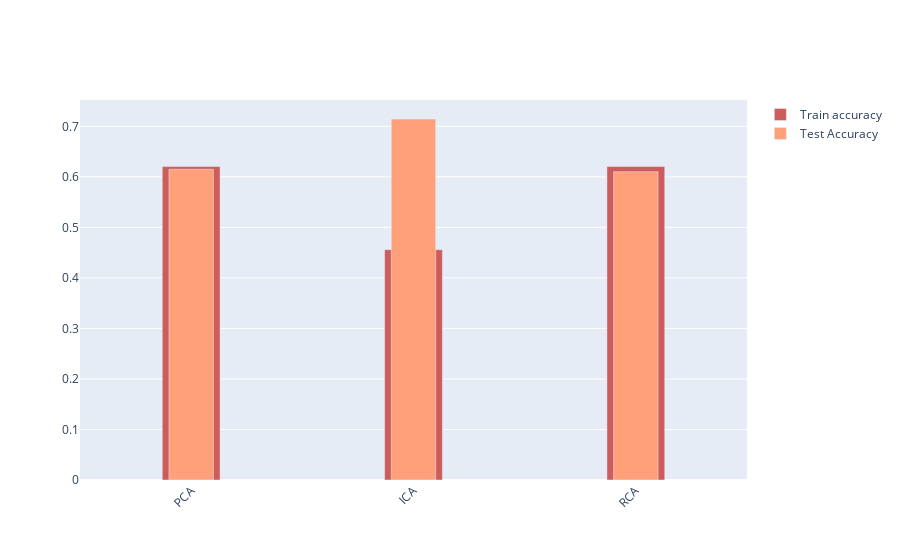

Notebook code for this chart:
### Code cell
import plotly.graph_objects as go

algos = ['PCA','ICA','RCA']

fig = go.Figure()
fig.add_trace(go.Bar(
    x=algos,
    y=[0.6204, 0.4559, 0.6204167],
    name='Train accuracy',
    marker_color='indianred', width=0.26
))
fig.add_trace(go.Bar(
    x=algos,
    y=[0.615, 0.7145, 0.610179],
    name='Test Accuracy',
    marker_color='lightsalmon',width=0.2, 
))

# Here we modify the tickangle of the xaxis, resulting in rotated labels.
fig.update_layout(barmode='overlay', xaxis_tickangle=-45)
fig.show()

### Figure 1 — Plotly figure (JSON) as saved in the notebook; plotly's stock layout.template omitted (floating-point values rounded to 4 significant figures)
{"data": [{"marker": {"color": "indianred"}, "name": "Train accuracy", "type": "bar", "width": 0.26, "x": ["PCA", "ICA", "RCA"], "y": [0.6204, 0.4559, 0.6204]}, {"marker": {"color": "lightsalmon"}, "name": "Test Accuracy", "type": "bar", "width": 0.2, "x": ["PCA", "ICA", "RCA"], "y": [0.615, 0.7145, 0.6102]}], "layout": {"barmode": "overlay", "xaxis": {"tickangle": -45}}}
